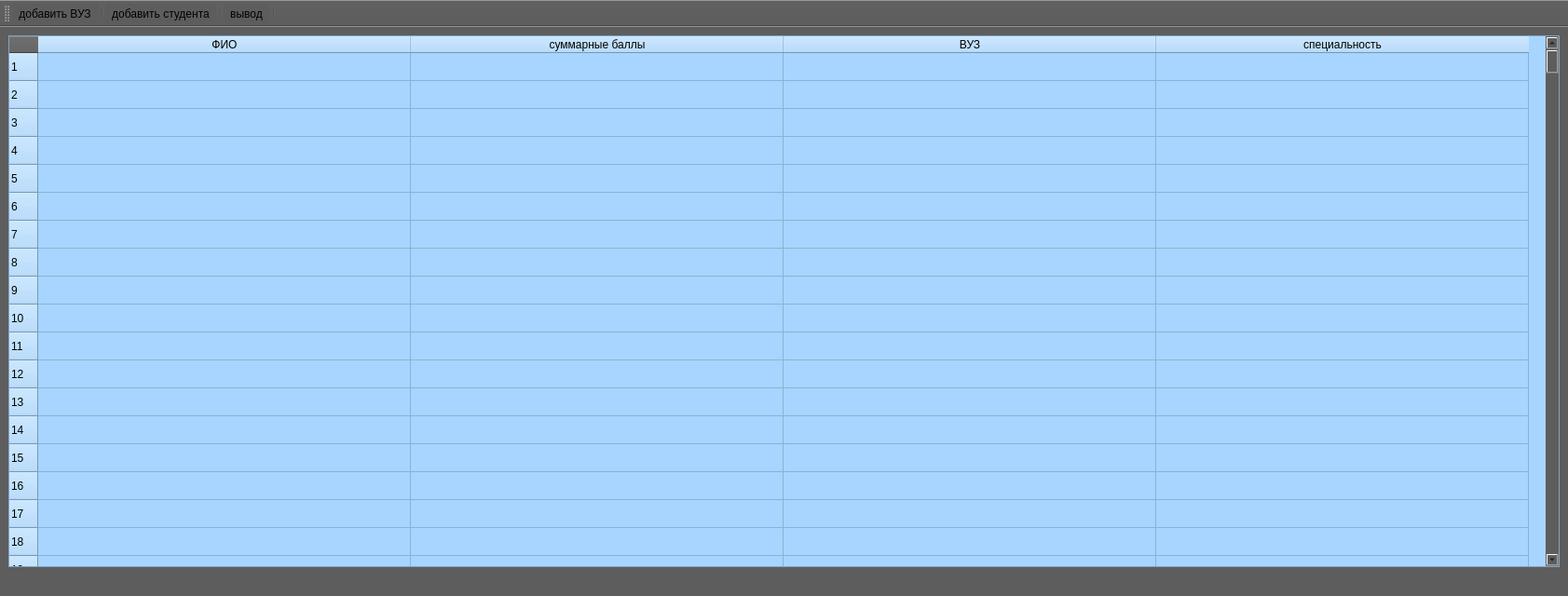
<?xml version="1.0" encoding="UTF-8"?>
<ui version="4.0">
 <class>MainWindow</class>
 <widget class="QMainWindow" name="MainWindow">
  <property name="geometry">
   <rect>
    <x>0</x>
    <y>0</y>
    <width>1683</width>
    <height>633</height>
   </rect>
  </property>
  <property name="font">
   <font>
    <pointsize>12</pointsize>
   </font>
  </property>
  <property name="windowTitle">
   <string>Распределитель в университеты</string>
  </property>
  <property name="styleSheet">
   <string notr="true">background-color:rgb(93, 93, 93)</string>
  </property>
  <widget class="QWidget" name="centralwidget">
   <layout class="QGridLayout" name="gridLayout">
    <item row="0" column="0">
     <widget class="QTableWidget" name="student_table">
      <property name="enabled">
       <bool>true</bool>
      </property>
      <property name="sizePolicy">
       <sizepolicy hsizetype="Ignored" vsizetype="Expanding">
        <horstretch>0</horstretch>
        <verstretch>0</verstretch>
       </sizepolicy>
      </property>
      <property name="minimumSize">
       <size>
        <width>1661</width>
        <height>571</height>
       </size>
      </property>
      <property name="font">
       <font>
        <pointsize>14</pointsize>
       </font>
      </property>
      <property name="toolTip">
       <string>&lt;html&gt;&lt;head/&gt;&lt;body&gt;&lt;p align=&quot;justify&quot;&gt;&lt;br/&gt;&lt;/p&gt;&lt;/body&gt;&lt;/html&gt;</string>
      </property>
      <property name="styleSheet">
       <string notr="true">background-color:rgb(167, 213, 255)</string>
      </property>
      <property name="autoScrollMargin">
       <number>16</number>
      </property>
      <property name="rowCount">
       <number>1000</number>
      </property>
      <property name="columnCount">
       <number>4</number>
      </property>
      <attribute name="horizontalHeaderVisible">
       <bool>true</bool>
      </attribute>
      <attribute name="horizontalHeaderCascadingSectionResizes">
       <bool>false</bool>
      </attribute>
      <attribute name="horizontalHeaderDefaultSectionSize">
       <number>400</number>
      </attribute>
      <attribute name="horizontalHeaderHighlightSections">
       <bool>false</bool>
      </attribute>
      <attribute name="horizontalHeaderMinimumSectionSize">
       <number>39</number>
      </attribute>
      <attribute name="horizontalHeaderShowSortIndicator" stdset="0">
       <bool>false</bool>
      </attribute>
      <attribute name="horizontalHeaderStretchLastSection">
       <bool>false</bool>
      </attribute>
      <attribute name="verticalHeaderVisible">
       <bool>true</bool>
      </attribute>
      <attribute name="verticalHeaderCascadingSectionResizes">
       <bool>false</bool>
      </attribute>
      <attribute name="verticalHeaderHighlightSections">
       <bool>false</bool>
      </attribute>
      <row/>
      <row/>
      <row/>
      <row/>
      <row/>
      <row/>
      <row/>
      <row/>
      <row/>
      <row/>
      <row/>
      <row/>
      <row/>
      <row/>
      <row/>
      <row/>
      <row/>
      <row/>
      <row/>
      <row/>
      <row/>
      <row/>
      <row/>
      <row/>
      <row/>
      <row/>
      <row/>
      <row/>
      <row/>
      <row/>
      <row/>
      <row/>
      <row/>
      <row/>
      <row/>
      <row/>
      <row/>
      <row/>
      <row/>
      <row/>
      <row/>
      <row/>
      <row/>
      <row/>
      <row/>
      <row/>
      <row/>
      <row/>
      <row/>
      <row/>
      <row/>
      <row/>
      <row/>
      <row/>
      <row/>
      <row/>
      <row/>
      <row/>
      <row/>
      <row/>
      <row/>
      <row/>
      <row/>
      <row/>
      <row/>
      <row/>
      <row/>
      <row/>
      <row/>
      <row/>
      <row/>
      <row/>
      <row/>
      <row/>
      <row/>
      <row/>
      <row/>
      <row/>
      <row/>
      <row/>
      <row/>
      <row/>
      <row/>
      <row/>
      <row/>
      <row/>
      <row/>
      <row/>
      <row/>
      <row/>
      <row/>
      <row/>
      <row/>
      <row/>
      <row/>
      <row/>
      <row/>
      <row/>
      <row/>
      <row/>
      <row/>
      <row/>
      <row/>
      <row/>
      <row/>
      <row/>
      <row/>
      <row/>
      <row/>
      <row/>
      <row/>
      <row/>
      <row/>
      <row/>
      <row/>
      <row/>
      <row/>
      <row/>
      <row/>
      <row/>
      <row/>
      <row/>
      <row/>
      <row/>
      <row/>
      <row/>
      <row/>
      <row/>
      <row/>
      <row/>
      <row/>
      <row/>
      <row/>
      <row/>
      <row/>
      <row/>
      <row/>
      <row/>
      <row/>
      <row/>
      <row/>
      <row/>
      <row/>
      <row/>
      <row/>
      <row/>
      <row/>
      <row/>
      <row/>
      <row/>
      <row/>
      <row/>
      <row/>
      <row/>
      <row/>
      <row/>
      <row/>
      <row/>
      <row/>
      <row/>
      <row/>
      <row/>
      <row/>
      <row/>
      <row/>
      <row/>
      <row/>
      <row/>
      <row/>
      <row/>
      <row/>
      <row/>
      <row/>
      <row/>
      <row/>
      <row/>
      <row/>
      <row/>
      <row/>
      <row/>
      <row/>
      <row/>
      <row/>
      <row/>
      <row/>
      <row/>
      <row/>
      <row/>
      <row/>
      <row/>
      <row/>
      <row/>
      <row/>
      <row/>
      <row/>
      <row/>
      <row/>
      <row/>
      <row/>
      <row/>
      <row/>
      <row/>
      <row/>
      <row/>
      <row/>
      <row/>
      <row/>
      <row/>
      <row/>
      <row/>
      <row/>
      <row/>
      <row/>
      <row/>
      <row/>
      <row/>
      <row/>
      <row/>
      <row/>
      <row/>
      <row/>
      <row/>
      <row/>
      <row/>
      <row/>
      <row/>
      <row/>
      <row/>
      <row/>
      <row/>
      <row/>
      <row/>
      <row/>
      <row/>
      <row/>
      <row/>
      <row/>
      <row/>
      <row/>
      <row/>
      <row/>
      <row/>
      <row/>
      <row/>
      <row/>
      <row/>
      <row/>
      <row/>
      <row/>
      <row/>
      <row/>
      <row/>
      <row/>
      <row/>
      <row/>
      <row/>
      <row/>
      <row/>
      <row/>
      <row/>
      <row/>
      <row/>
      <row/>
      <row/>
      <row/>
      <row/>
      <row/>
      <row/>
      <row/>
      <row/>
      <row/>
      <row/>
      <row/>
      <row/>
      <row/>
      <row/>
      <row/>
      <row/>
      <row/>
      <row/>
      <row/>
      <row/>
      <row/>
      <row/>
      <row/>
      <row/>
      <row/>
      <row/>
      <row/>
      <row/>
      <row/>
      <row/>
      <row/>
      <row/>
      <row/>
      <row/>
      <row/>
      <row/>
      <row/>
      <row/>
      <row/>
      <row/>
      <row/>
      <row/>
      <row/>
      <row/>
      <row/>
      <row/>
      <row/>
      <row/>
      <row/>
      <row/>
      <row/>
      <row/>
      <row/>
      <row/>
      <row/>
      <row/>
      <row/>
      <row/>
      <row/>
      <row/>
      <row/>
      <row/>
      <row/>
      <row/>
      <row/>
      <row/>
      <row/>
      <row/>
      <row/>
      <row/>
      <row/>
      <row/>
      <row/>
      <row/>
      <row/>
      <row/>
      <row/>
      <row/>
      <row/>
      <row/>
      <row/>
      <row/>
      <row/>
      <row/>
      <row/>
      <row/>
      <row/>
      <row/>
      <row/>
      <row/>
      <row/>
      <row/>
      <row/>
      <row/>
      <row/>
      <row/>
      <row/>
      <row/>
      <row/>
      <row/>
      <row/>
      <row/>
      <row/>
      <row/>
      <row/>
      <row/>
      <row/>
      <row/>
      <row/>
      <row/>
      <row/>
      <row/>
      <row/>
      <row/>
      <row/>
      <row/>
      <row/>
      <row/>
      <row/>
      <row/>
      <row/>
      <row/>
      <row/>
      <row/>
      <row/>
      <row/>
      <row/>
      <row/>
      <row/>
      <row/>
      <row/>
      <row/>
      <row/>
      <row/>
      <row/>
      <row/>
      <row/>
      <row/>
      <row/>
      <row/>
      <row/>
      <row/>
      <row/>
      <row/>
      <row/>
      <row/>
      <row/>
      <row/>
      <row/>
      <row/>
      <row/>
      <row/>
      <row/>
      <row/>
      <row/>
      <row/>
      <row/>
      <row/>
      <row/>
      <row/>
      <row/>
      <row/>
      <row/>
      <row/>
      <row/>
      <row/>
      <row/>
      <row/>
      <row/>
      <row/>
      <row/>
      <row/>
      <row/>
      <row/>
      <row/>
      <row/>
      <row/>
      <row/>
      <row/>
      <row/>
      <row/>
      <row/>
      <row/>
      <row/>
      <row/>
      <row/>
      <row/>
      <row/>
      <row/>
      <row/>
      <row/>
      <row/>
      <row/>
      <row/>
      <row/>
      <row/>
      <row/>
      <row/>
      <row/>
      <row/>
      <row/>
      <row/>
      <row/>
      <row/>
      <row/>
      <row/>
      <row/>
      <row/>
      <row/>
      <row/>
      <row/>
      <row/>
      <row/>
      <row/>
      <row/>
      <row/>
      <row/>
      <row/>
      <row/>
      <row/>
      <row/>
      <row/>
      <row/>
      <row/>
      <row/>
      <row/>
      <row/>
      <row/>
      <row/>
      <row/>
      <row/>
      <row/>
      <row/>
      <row/>
      <row/>
      <row/>
      <row/>
      <row/>
      <row/>
      <row/>
      <row/>
      <row/>
      <row/>
      <row/>
      <row/>
      <row/>
      <row/>
      <row/>
      <row/>
      <row/>
      <row/>
      <row/>
      <row/>
      <row/>
      <row/>
      <row/>
      <row/>
      <row/>
      <row/>
      <row/>
      <row/>
      <row/>
      <row/>
      <row/>
      <row/>
      <row/>
      <row/>
      <row/>
      <row/>
      <row/>
      <row/>
      <row/>
      <row/>
      <row/>
      <row/>
      <row/>
      <row/>
      <row/>
      <row/>
      <row/>
      <row/>
      <row/>
      <row/>
      <row/>
      <row/>
      <row/>
      <row/>
      <row/>
      <row/>
      <row/>
      <row/>
      <row/>
      <row/>
      <row/>
      <row/>
      <row/>
      <row/>
      <row/>
      <row/>
      <row/>
      <row/>
      <row/>
      <row/>
      <row/>
      <row/>
      <row/>
      <row/>
      <row/>
      <row/>
      <row/>
      <row/>
      <row/>
      <row/>
      <row/>
      <row/>
      <row/>
      <row/>
      <row/>
      <row/>
      <row/>
      <row/>
      <row/>
      <row/>
      <row/>
      <row/>
      <row/>
      <row/>
      <row/>
      <row/>
      <row/>
      <row/>
      <row/>
      <row/>
      <row/>
      <row/>
      <row/>
      <row/>
      <row/>
      <row/>
      <row/>
      <row/>
      <row/>
      <row/>
      <row/>
      <row/>
      <row/>
      <row/>
      <row/>
      <row/>
      <row/>
      <row/>
      <row/>
      <row/>
      <row/>
      <row/>
      <row/>
      <row/>
      <row/>
      <row/>
      <row/>
      <row/>
      <row/>
      <row/>
      <row/>
      <row/>
      <row/>
      <row/>
      <row/>
      <row/>
      <row/>
      <row/>
      <row/>
      <row/>
      <row/>
      <row/>
      <row/>
      <row/>
      <row/>
      <row/>
      <row/>
      <row/>
      <row/>
      <row/>
      <row/>
      <row/>
      <row/>
      <row/>
      <row/>
      <row/>
      <row/>
      <row/>
      <row/>
      <row/>
      <row/>
      <row/>
      <row/>
      <row/>
      <row/>
      <row/>
      <row/>
      <row/>
      <row/>
      <row/>
      <row/>
      <row/>
      <row/>
      <row/>
      <row/>
      <row/>
      <row/>
      <row/>
      <row/>
      <row/>
      <row/>
      <row/>
      <row/>
      <row/>
      <row/>
      <row/>
      <row/>
      <row/>
      <row/>
      <row/>
      <row/>
      <row/>
      <row/>
      <row/>
      <row/>
      <row/>
      <row/>
      <row/>
      <row/>
      <row/>
      <row/>
      <row/>
      <row/>
      <row/>
      <row/>
      <row/>
      <row/>
      <row/>
      <row/>
      <row/>
      <row/>
      <row/>
      <row/>
      <row/>
      <row/>
      <row/>
      <row/>
      <row/>
      <row/>
      <row/>
      <row/>
      <row/>
      <row/>
      <row/>
      <row/>
      <row/>
      <row/>
      <row/>
      <row/>
      <row/>
      <row/>
      <row/>
      <row/>
      <row/>
      <row/>
      <row/>
      <row/>
      <row/>
      <row/>
      <row/>
      <row/>
      <row/>
      <row/>
      <row/>
      <row/>
      <row/>
      <row/>
      <row/>
      <row/>
      <row/>
      <row/>
      <row/>
      <row/>
      <row/>
      <row/>
      <row/>
      <row/>
      <row/>
      <row/>
      <row/>
      <row/>
      <row/>
      <row/>
      <row/>
      <row/>
      <row/>
      <row/>
      <row/>
      <row/>
      <row/>
      <row/>
      <row/>
      <row/>
      <row/>
      <row/>
      <row/>
      <row/>
      <row/>
      <row/>
      <row/>
      <row/>
      <row/>
      <row/>
      <row/>
      <row/>
      <row/>
      <row/>
      <row/>
      <row/>
      <row/>
      <row/>
      <row/>
      <row/>
      <row/>
      <row/>
      <row/>
      <row/>
      <row/>
      <row/>
      <row/>
      <row/>
      <row/>
      <row/>
      <row/>
      <row/>
      <row/>
      <row/>
      <row/>
      <row/>
      <row/>
      <row/>
      <row/>
      <row/>
      <row/>
      <row/>
      <row/>
      <row/>
      <row/>
      <row/>
      <row/>
      <row/>
      <row/>
      <row/>
      <row/>
      <row/>
      <row/>
      <row/>
      <row/>
      <row/>
      <row/>
      <row/>
      <row/>
      <row/>
      <row/>
      <row/>
      <row/>
      <row/>
      <row/>
      <row/>
      <row/>
      <row/>
      <row/>
      <row/>
      <row/>
      <row/>
      <row/>
      <row/>
      <row/>
      <row/>
      <row/>
      <row/>
      <row/>
      <row/>
      <row/>
      <row/>
      <row/>
      <row/>
      <row/>
      <row/>
      <row/>
      <row/>
      <row/>
      <row/>
      <row/>
      <row/>
      <row/>
      <row/>
      <row/>
      <row/>
      <row/>
      <row/>
      <row/>
      <row/>
      <row/>
      <row/>
      <row/>
      <row/>
      <row/>
      <row/>
      <row/>
      <row/>
      <row/>
      <row/>
      <row/>
      <row/>
      <row/>
      <row/>
      <row/>
      <row/>
      <row/>
      <row/>
      <row/>
      <row/>
      <row/>
      <row/>
      <row/>
      <row/>
      <row/>
      <row/>
      <row/>
      <row/>
      <row/>
      <row/>
      <row/>
      <row/>
      <row/>
      <row/>
      <row/>
      <row/>
      <row/>
      <row/>
      <row/>
      <row/>
      <row/>
      <row/>
      <row/>
      <row/>
      <row/>
      <row/>
      <row/>
      <row/>
      <row/>
      <row/>
      <row/>
      <row/>
      <row/>
      <row/>
      <row/>
      <row/>
      <row/>
      <row/>
      <row/>
      <row/>
      <row/>
      <row/>
      <row/>
      <row/>
      <row/>
      <row/>
      <row/>
      <row/>
      <row/>
      <row/>
      <row/>
      <row/>
      <row/>
      <row/>
      <row/>
      <row/>
      <row/>
      <row/>
      <row/>
      <row/>
      <row/>
      <row/>
      <row/>
      <row/>
      <row/>
      <row/>
      <row/>
      <row/>
      <row/>
      <row/>
      <row/>
      <row/>
      <row/>
      <row/>
      <row/>
      <row/>
      <row/>
      <row/>
      <row/>
      <row/>
      <row/>
      <row/>
      <row/>
      <row/>
      <row/>
      <row/>
      <row/>
      <row/>
      <row/>
      <row/>
      <row/>
      <row/>
      <row/>
      <row/>
      <row/>
      <row/>
      <row/>
      <row/>
      <row/>
      <row/>
      <row/>
      <row/>
      <row/>
      <row/>
      <row/>
      <row/>
      <row/>
      <row/>
      <row/>
      <row/>
      <row/>
      <row/>
      <column>
       <property name="text">
        <string>ФИО</string>
       </property>
      </column>
      <column>
       <property name="text">
        <string>суммарные баллы</string>
       </property>
      </column>
      <column>
       <property name="text">
        <string>ВУЗ</string>
       </property>
      </column>
      <column>
       <property name="text">
        <string>специальность</string>
       </property>
      </column>
     </widget>
    </item>
   </layout>
  </widget>
  <widget class="QToolBar" name="toolBar">
   <property name="windowTitle">
    <string>toolBar</string>
   </property>
   <attribute name="toolBarArea">
    <enum>TopToolBarArea</enum>
   </attribute>
   <attribute name="toolBarBreak">
    <bool>false</bool>
   </attribute>
   <addaction name="Qadd_university"/>
   <addaction name="separator"/>
   <addaction name="Qadd_student"/>
   <addaction name="separator"/>
   <addaction name="Qcalculation"/>
   <addaction name="separator"/>
  </widget>
  <widget class="QStatusBar" name="statusbar"/>
  <action name="Qadd_university">
   <property name="text">
    <string>добавить ВУЗ</string>
   </property>
  </action>
  <action name="Qadd_student">
   <property name="text">
    <string>добавить студента</string>
   </property>
  </action>
  <action name="Qcalculation">
   <property name="text">
    <string>вывод</string>
   </property>
  </action>
 </widget>
 <resources/>
 <connections/>
</ui>
